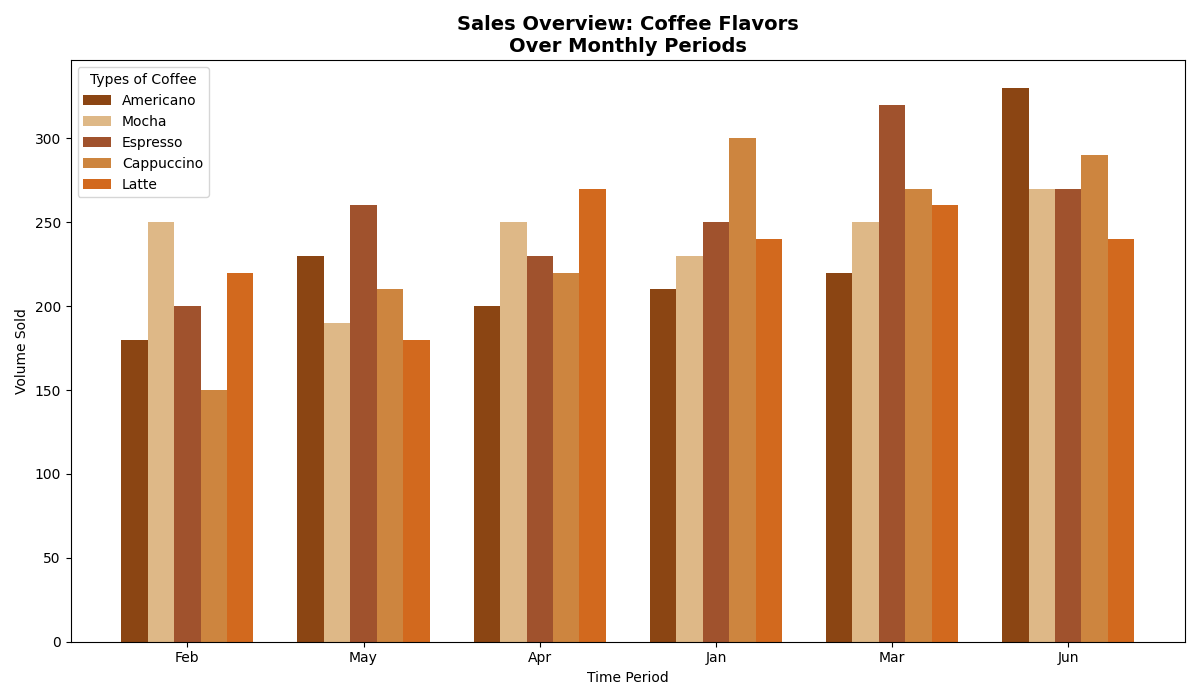

Write Python code to recreate this figure.
import numpy as np
import matplotlib.pyplot as plt

months = ['Feb', 'May', 'Apr', 'Jan', 'Mar', 'Jun']  # Randomly altered order
coffee_varieties = ['Americano', 'Mocha', 'Espresso', 'Cappuccino', 'Latte']  # Randomly shuffled

sales_data = np.array([
    [180, 250, 200, 150, 220],
    [230, 190, 260, 210, 180],
    [200, 250, 230, 220, 270],
    [210, 230, 250, 300, 240],
    [220, 250, 320, 270, 260],
    [330, 270, 270, 290, 240]
])

fig, ax = plt.subplots(figsize=(12, 7))
bar_width = 0.15
indices = np.arange(len(months))

colors = ['#8B4513', '#DEB887', '#A0522D', '#CD853F', '#D2691E']  # Adjusted order

for i, variety in enumerate(coffee_varieties):
    ax.bar(
        indices + i * bar_width, 
        sales_data[:, i], 
        bar_width, 
        label=variety, 
        color=colors[i]
    )

ax.set_xticks(indices + bar_width * 2)
ax.set_xticklabels(months)
ax.set_xlabel('Time Period')
ax.set_ylabel('Volume Sold')
ax.set_title('Sales Overview: Coffee Flavors\nOver Monthly Periods', fontsize=14, fontweight='bold')
ax.legend(title='Types of Coffee')

plt.tight_layout()
plt.show()
